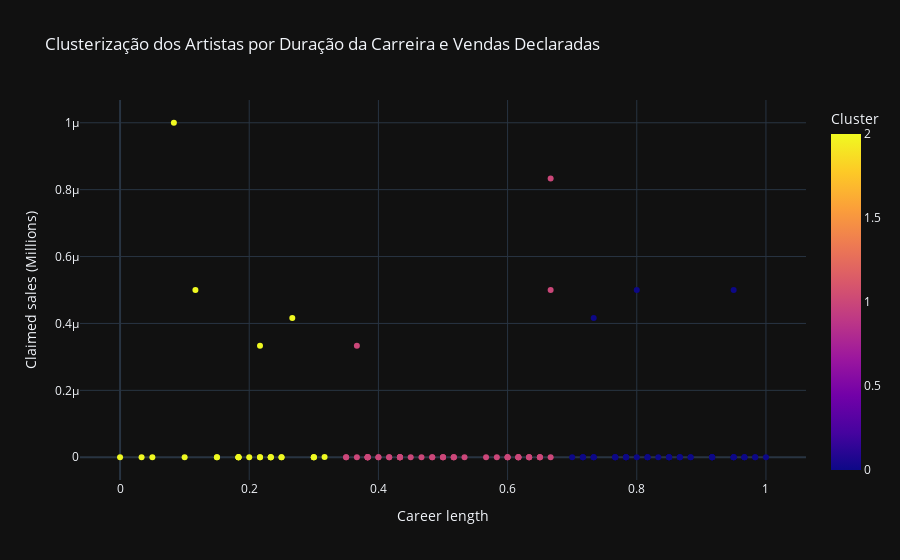

The notebook cell this image was saved under:
### Markdown cell above
## Visualização dos Clusters
Gráfico para visualizar melhor a separação dos clusters

### Code cell
import plotly.express as px

fig = px.scatter(
    df_clean,
    x='Career length',
    y='Claimed sales (Millions)',
    color='Cluster',
    hover_name='Artist name',
    title='Clusterização dos Artistas por Duração da Carreira e Vendas Declaradas'
)
fig.show()

### Figure 1 — Plotly figure (JSON) as saved in the notebook; plotly's stock layout.template omitted (floating-point values rounded to 4 significant figures)
{"data": [{"hovertemplate": "<b>%{hovertext}</b><br><br>Career length=%{x}<br>Claimed sales (Millions)=%{y}<br>Cluster=%{marker.color}<extra></extra>", "hovertext": ["The Beatles", "Michael Jackson", "Elvis Presley", "Elton John", "Queen", "Madonna", "Led Zeppelin", "Rihanna", "Pink Floyd", "The Rolling Stones", "Eminem", "Mariah Carey", "Whitney Houston", "Taylor Swift", "Beyoncé", "Eagles", "Celine Dion", "AC/DC", "Drake", "Garth Brooks", "Kanye West", "Billy Joel", "Justin Bieber", "Ed Sheeran", "Bruno Mars", "Britney Spears", "Bruce Springsteen", "U2", "Aerosmith", "Phil Collins", "Barbra Streisand", "ABBA", "Julio Iglesias", "Frank Sinatra", "Katy Perry", "Chris Brown", "Jay-Z", "Metallica", "Lady Gaga", "Lil Wayne", "Maroon 5", "Adele", "Red Hot Chili Peppers", "Fleetwood Mac", "Bon Jovi", "Rod Stewart", "Bee Gees", "Nicki Minaj", "Coldplay", "George Strait", "Linkin Park", "Pink", "Shania Twain", "B'z", "Guns N' Roses", "Backstreet Boys", "Eric Clapton", "Neil Diamond", "Prince", "Paul McCartney", "Janet Jackson", "Journey", "Kenny Rogers", "Santana", "Simon & Garfunkel", "George Michael", "Dire Straits", "The Doors", "Foreigner", "Chicago", "Bob Dylan", "The Carpenters", "Meat Loaf", "Earth, Wind & Fire", "Cher", "David Bowie", "Def Leppard", "Stevie Wonder", "Genesis", "Gloria Estefan", "Tina Turner", "James Taylor", "Olivia Newton-John", "Linda Ronstadt", "The Beach Boys", "Donna Summer", "Shakira", "Alicia Keys", "Christina Aguilera", "Tim McGraw", "Lionel Richie", "Johnny Cash", "Justin Timberlake", "Ariana Grande", "R.E.M.", "Post Malone", "Flo Rida", "Usher", "The Black Eyed Peas", "Van Halen", "Ayumi Hamasaki", "Tom Petty", "Johnny Hallyday", "The Weeknd", "Imagine Dragons", "Luke Bryan", "Tupac Shakur", "Green Day", "Alabama", "Nirvana", "R. Kelly", "Robbie Williams", "Bob Seger", "Kenny G", "Enya", "Bryan Adams", "Bob Marley", "The Police", "Barry Manilow", "Kiss", "Aretha Franklin"], "legendgroup": "", "marker": {"color": [2, 1, 2, 0, 0, 1, 2, 2, 0, 0, 1, 1, 1, 2, 1, 0, 1, 0, 2, 1, 1, 0, 2, 2, 2, 1, 0, 0, 0, 1, 0, 0, 0, 0, 2, 2, 1, 1, 2, 1, 1, 2, 1, 0, 1, 0, 0, 2, 1, 1, 1, 1, 1, 1, 1, 1, 0, 0, 1, 0, 1, 0, 0, 0, 0, 1, 2, 2, 0, 0, 0, 2, 0, 0, 0, 0, 0, 0, 0, 0, 0, 0, 0, 1, 0, 1, 1, 1, 1, 1, 0, 0, 1, 2, 1, 2, 2, 1, 1, 1, 1, 1, 0, 2, 2, 2, 2, 1, 0, 2, 1, 1, 0, 1, 1, 1, 2, 1, 0, 0, 0], "coloraxis": "coloraxis", "symbol": "circle"}, "mode": "markers", "name": "", "orientation": "v", "showlegend": false, "x": [0.08333, 0.6667, 0.3167, 0.95, 0.8, 0.6667, 0.1167, 0.2667, 0.7333, 0.95, 0.3833, 0.5167, 0.5, 0.2167, 0.3667, 0.8, 0.6333, 0.7667, 0.3, 0.5, 0.3833, 0.9167, 0.1833, 0.25, 0.25, 0.35, 0.7833, 0.7167, 0.8167, 0.65, 0.9833, 0.7833, 0.85, 0.9167, 0.3, 0.2333, 0.3833, 0.6333, 0.2333, 0.3833, 0.4167, 0.2167, 0.6, 0.8667, 0.6, 0.9167, 0.7333, 0.1833, 0.3667, 0.6333, 0.3833, 0.4, 0.4333, 0.5167, 0.5667, 0.4333, 0.95, 0.8833, 0.5833, 0.9833, 0.6167, 0.7667, 0.95, 0.8833, 0.7167, 0.5, 0.2167, 0.05, 0.7167, 0.8667, 1.0, 0.15, 0.8167, 0.8333, 0.9167, 0.8167, 0.7, 0.9667, 0.8667, 0.7333, 0.7667, 0.85, 0.85, 0.65, 0.9667, 0.65, 0.5167, 0.3833, 0.4333, 0.4833, 0.85, 0.7333, 0.45, 0.1833, 0.4333, 0.1, 0.2, 0.4667, 0.4, 0.6167, 0.35, 0.6, 0.9167, 0.15, 0.1833, 0.3, 0.0, 0.5333, 0.7833, 0.03333, 0.4167, 0.4833, 0.9667, 0.6167, 0.6167, 0.6667, 0.2333, 0.4333, 0.7667, 0.7833, 0.95], "xaxis": "x", "y": [1e-06, 8.333e-07, 7.078e-10, 4.999e-07, 4.999e-07, 4.999e-07, 4.999e-07, 4.166e-07, 4.166e-07, 2.915e-10, 2.415e-10, 2.415e-10, 2.415e-10, 3.333e-07, 3.332e-07, 2.082e-10, 2.082e-10, 2.082e-10, 1.582e-10, 1.582e-10, 1.416e-10, 1.416e-10, 1.249e-10, 1.249e-10, 1.249e-10, 1.249e-10, 1.249e-10, 1.249e-10, 1.249e-10, 1.249e-10, 1.249e-10, 1.249e-10, 1.249e-10, 1.249e-10, 1.133e-10, 1.083e-10, 8.327e-11, 8.327e-11, 8.161e-11, 7.495e-11, 7.495e-11, 7.495e-11, 7.495e-11, 7.495e-11, 7.495e-11, 7.495e-11, 7.495e-11, 4.164e-11, 4.164e-11, 4.164e-11, 4.164e-11, 4.164e-11, 4.164e-11, 4.164e-11, 4.164e-11, 4.164e-11, 4.164e-11, 4.164e-11, 4.164e-11, 4.164e-11, 4.164e-11, 4.164e-11, 4.164e-11, 4.164e-11, 4.164e-11, 4.164e-11, 4.164e-11, 4.164e-11, 4.164e-11, 4.164e-11, 4.164e-11, 4.164e-11, 4.164e-11, 4.164e-11, 4.164e-11, 4.164e-11, 4.164e-11, 4.164e-11, 4.164e-11, 4.164e-11, 4.164e-11, 4.164e-11, 4.164e-11, 4.164e-11, 4.164e-11, 4.164e-11, 3.331e-11, 2.498e-11, 2.498e-11, 2.498e-11, 2.498e-11, 2.498e-11, 2.165e-11, 1.665e-11, 1.665e-11, 8.327e-12, 8.327e-12, 8.327e-12, 8.327e-12, 8.327e-12, 8.327e-12, 8.327e-12, 8.327e-12, 0.0, 0.0, 0.0, 0.0, 0.0, 0.0, 0.0, 0.0, 0.0, 0.0, 0.0, 0.0, 0.0, 0.0, 0.0, 0.0, 0.0, 0.0], "yaxis": "y", "type": "scatter"}], "layout": {"xaxis": {"anchor": "y", "domain": [0.0, 1.0], "title": {"text": "Career length"}}, "yaxis": {"anchor": "x", "domain": [0.0, 1.0], "title": {"text": "Claimed sales (Millions)"}}, "coloraxis": {"colorbar": {"title": {"text": "Cluster"}}, "colorscale": [[0.0, "#0d0887"], [0.1111, "#46039f"], [0.2222, "#7201a8"], [0.3333, "#9c179e"], [0.4444, "#bd3786"], [0.5556, "#d8576b"], [0.6667, "#ed7953"], [0.7778, "#fb9f3a"], [0.8889, "#fdca26"], [1.0, "#f0f921"]]}, "legend": {"tracegroupgap": 0}, "title": {"text": "Clusterização dos Artistas por Duração da Carreira e Vendas Declaradas"}}}
